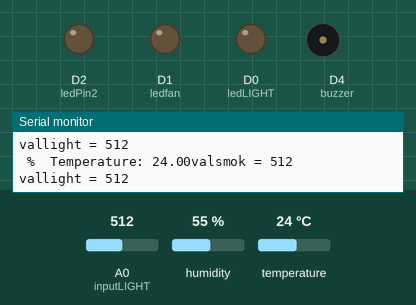
This sketch was run on a simulated ESP8266 (NodeMCU). Parts: output pins drawn as LEDs (lit = HIGH), buzzer (waves = sounding, pin HIGH), the last lines printed to the serial monitor. Inputs (shaded band) come from the test bench; at power-on: A0 (inputLIGHT) = 512, humidity 55 %, temperature 24 °C. WiFi joins after 1.5 s; servers stay silent unless stated.

Above: at 3.0 s.
3.1 s: A0 (inputLIGHT) set to 593
4.6 s: A0 (inputLIGHT) set to 609
At 5.8 s:
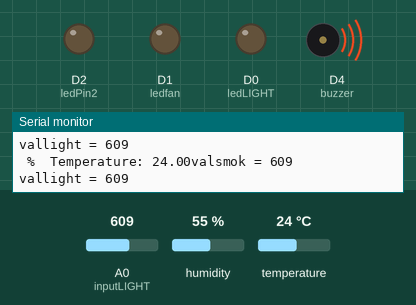
6.3 s: A0 (inputLIGHT) set to 666
7.8 s: A0 (inputLIGHT) set to 695
At 8.9 s:
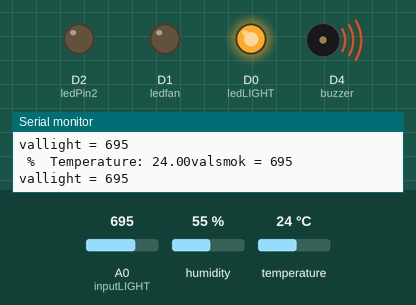
9.4 s: A0 (inputLIGHT) set to 670
At 10.1 s:
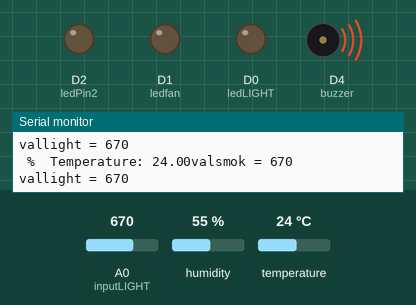
10.9 s: A0 (inputLIGHT) set to 690
At 12.2 s:
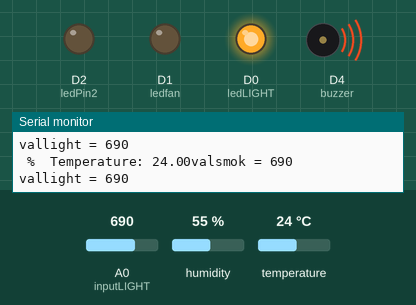
Timing chart, 0 to 13.4 s (numbered marks = the images above; inputs shaded):
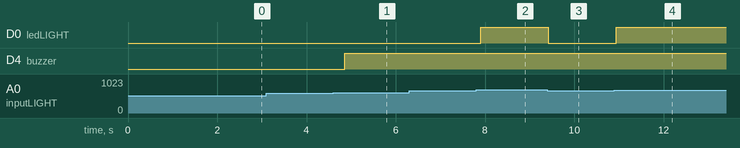

Measured:
- the behaviour switches between 600 and 601 on A0 (inputLIGHT) (found by bisection; images 0 and 1)
- the behaviour switches between 680 and 681 on A0 (inputLIGHT) (found by bisection; images 1 and 2)
- after the input at 4.6 s, D4 (buzzer): LOW → HIGH after 0.26 s
- after the input at 7.8 s, D0 (ledLIGHT): LOW → HIGH after 0.11 s
- after the input at 9.4 s, D0 (ledLIGHT): HIGH → LOW at once
- after the input at 10.9 s, D0 (ledLIGHT): LOW → HIGH at once

The sketch:

ExampleCode.ino
```cpp
#include <TridentTD_LineNotify.h>
#define BLYNK_PRINT Serial

#define BLYNK_TEMPLATE_ID "TMPLCKLSNqq_"
#define BLYNK_TEMPLATE_NAME "Smart home security system"
#define BLYNK_AUTH_TOKEN "fC9QOBVm6A63Q-lTcqmYoqWSA35TIiYR"
#define LINE_TOKEN "JmBsr4fAsgYt6SqRqYCy3Bh0EThwte1BCt89CVEUsIY"


#include "DHT.h"
#define DHTPIN D5    // what digital pin we're connected to
#define DHTTYPE DHT11   // DHT 11

#include <ESP8266WiFi.h>
#include <BlynkSimpleEsp8266.h>
int inputLIGHT = A0;
int ledLIGHT = D0;
int vallight = 0;
int ledfan = D1;
int inputsmok = A0;
int ledPin2= D2;
int valsmok = 0;
int buzzer = D4;
int digitalPin = D8;
int valpir = 0;

boolean flag = 1;
boolean A = true;

char ssid[] = "Mi 10T Pro";
char pass[] = "12345678";
DHT dht(DHTPIN, DHTTYPE);
void setup()
{
  Serial.println(LINE.getVersion());
  pinMode(buzzer, OUTPUT);
  pinMode(digitalPin, INPUT);
  pinMode(ledPin2, OUTPUT);
  Serial.println("DHTxx test!");
  dht.begin();
  pinMode(ledfan, OUTPUT);
  LINE.setToken(LINE_TOKEN);
  Serial.begin(9600);
   pinMode(ledLIGHT, OUTPUT);
  Blynk.begin(BLYNK_AUTH_TOKEN, ssid, pass);
}

void loop()
{
  float h = dht.readHumidity();
  float t = dht.readTemperature();
  float f = dht.readTemperature(true);


  if (isnan(h) || isnan(t) || isnan(f)) {
    Serial.println("Failed to read from DHT sensor!");
    return;
  }

  float hif = dht.computeHeatIndex(f, h);
  float hic = dht.computeHeatIndex(t, h, false);

  Serial.print(" %\t");
  Serial.print("Temperature: ");
  Serial.print(t);


  valsmok = analogRead(inputsmok);  //อ่านค่าสัญญาณ analog ขา5
  Serial.print("valsmok = "); // พิมพ์ข้อมความส่งเข้าคอมพิวเตอร์ "val = "
  Serial.println(valsmok); // พิมพ์ค่าของตัวแปร val
  vallight = analogRead(inputLIGHT);
  Serial.print("vallight = "); // พิมพ์ข้อความส่งเข้าคอมพิวเตอร์ "val = "
  Serial.println(vallight); // พิมพ์ค่าของตัวแปร val


if (vallight > 680) {
  while (flag==1){
    digitalWrite(ledLIGHT, HIGH);
     WidgetLED LED(V0);
    LED.on();
    LINE.notify("ไฟติดแล้วงับ");
    flag = 0 ;
  }

  } else {
    while (flag==0){
    digitalWrite(ledLIGHT,LOW);
    WidgetLED LED(V0);
    LED.off();
    LINE.notify("ไฟดับแล้วงับ");
    flag = 1 ;
    }
  }
    if (valsmok > 600) {
    while(A==true){
    WidgetLED LED(V4);
    LED.on();
    digitalWrite(buzzer ,HIGH);
    LINE.notify("พบควัน");
    A = false;

    }

  } else {
    while(A==false){
    WidgetLED LED(V4);
    LED.off();
    digitalWrite(buzzer , LOW);
    A = true;
    }


  }
    Blynk.virtualWrite(V5, t);
  delay(500);

  Blynk.run();
}
```
